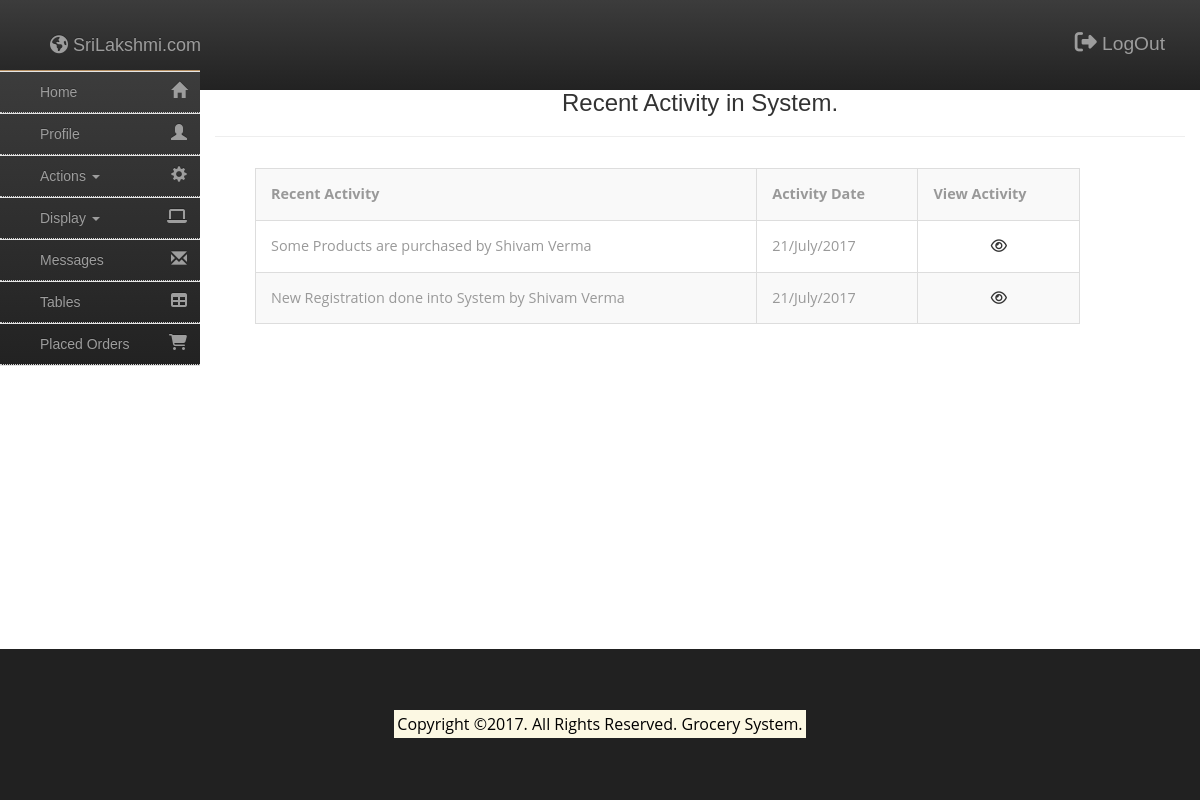
The app's page /Admin/index.php (signed in) with its own data.
### tables this page shows
CREATE TABLE IF NOT EXISTS `activity` (
  `activity_id` int(11) NOT NULL AUTO_INCREMENT,
  `activity` varchar(200) DEFAULT NULL,
  `act_date` varchar(20) DEFAULT NULL,
  PRIMARY KEY (`activity_id`)
);

### Admin/index.php (the view, shortened to what this page needs)
<!DOCTYPE html>
<html>
<head>
</head>
<body>
	<?php
		if($_SESSION['login_admin'] != '')
		{
	?>
	<?php include_once "header.php" ?>
	<?php include_once "navigation.php" ?>
	<div class="text-center col-md-10">
		<h3>Recent Activity in System.
		</h3>
		<hr/>
	</div>
			<div class="row main">
			<div class="col-md-2"></div>
			<div class="col-md-9">
				<?php
					include_once('../Includes/Connection.php');
					$sql = "SELECT * FROM activity ORDER BY activity_id DESC LIMIT 10";
					$result = mysqli_query($con, $sql);
					$count = mysqli_num_rows($result);
					if($count == 0)
						echo "<h4 class='text-warning'>No Recent Activity</h4>";
					else {
						echo "<table class='table table-striped table-bordered table-hover'><tr><th>Recent Activity<th>Activity Date<th>View Activity</tr>";
						while($row = mysqli_fetch_array($result))
							echo "<tr><td>".$row[1]."<td>".$row[2]."</td><td class='text-center'><a style='color: #333;' href='".$row[3].".php'><i class='fa fa-eye'></i></a></td>";
					}
				?>
			</div>
		</div>
	<?php include_once "footer.php" ?>
	<?php } else { ?>
	<p style="text-align: center; margin-top: 100px;">
		<i style="font-size: 2em;" class="fa fa-exclamation-triangle"><font>Something Went Wrong.! Try Again.</font></i>
	</p>
	<?php header('Refresh:1, url=Index.php'); } ?>
</body>
</html>

### Admin/NavBarStyle.css (style rules this page uses)
body,html { height: 100%; }
nav.sidebar, .main { -webkit-transition: margin 200ms ease-out; -moz-transition: margin 200ms ease-out; -o-transition: margin 200ms ease-out; transition: margin 200ms ease-out; }
.main { padding: 10px 10px 0 10px; }
@media (min-width: 768px) { .main { position: absolute; width: calc(100% - 40px); margin-left: 40px; float: right; } }

### Admin/Header.php (style rules this page uses)
body { background-color: #fff; }

### records on screen
activity: activity "Some Products are purchased by Shivam Verma", act_date "21/July/2017"
activity: activity "New Registration done into System by Shivam Verma", act_date "21/July/2017"
